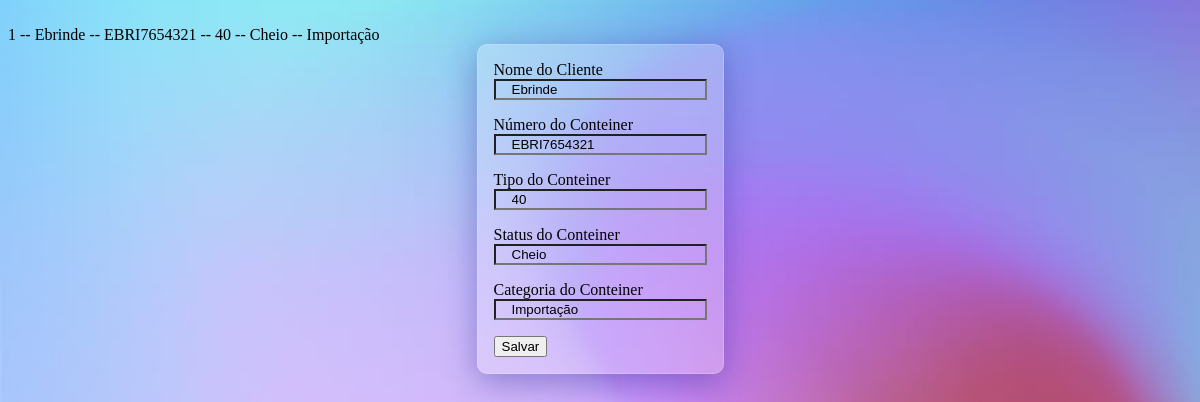
The app's page /core/editar/1 with its own data.
### core/models.py (models this page shows, shortened)
class Conteiner(models.Model):
    nome_cliente = models.CharField(max_length=100)
    num_conteiner = models.CharField(max_length=11)
    tipo_conteiner = models.IntegerField()
    status_conteiner = models.CharField(max_length=5)
    categoria_conteiner = models.CharField(max_length=10)

### core/views.py (the view)
# urls.py: path('editar/<int:id>', editar, name="editar"),
def editar(request, id):
    conteiner= Conteiner.objects.get(id=id)
    return render(request, "update.html", {"conteiner":conteiner})

### core/templates/update.html (shortened to what this page needs)
<!DOCTYPE html>
<html lang="en">
    <head>
    </head>
<body>
    {% load static %}
    <link href="{% static "styles.css" %}" rel="stylesheet">
    <br>
    {{ conteiner.id }} -- {{ conteiner.nome_cliente }} -- {{ conteiner.num_conteiner }} --
    {{ conteiner.tipo_conteiner }} -- {{ conteiner.status_conteiner }} -- {{ conteiner.categoria_conteiner }}
    <br>
<form action="{% url 'update' conteiner.id %}" method="POST">
    Nome do Cliente <br>
    <input class="margem" type="text" name="nome_cliente" value="{{conteiner.nome_cliente}}"><br>
    Número do Conteiner<br>
    <input class="margem" type="text" name="num_conteiner" value="{{conteiner.num_conteiner}}"><br>
    Tipo do Conteiner<br>
    <input class="margem" type="text" name="tipo_conteiner" value="{{conteiner.tipo_conteiner}}"><br>
    Status do Conteiner<br>
    <input class="margem" type="text" name="status_conteiner" value="{{conteiner.status_conteiner}}"><br>
    Categoria do Conteiner<br>
    <input class="margem" type="text" name="categoria_conteiner" value="{{conteiner.categoria_conteiner}}"><br>
    <button type="submit">Salvar</button>
</form>
</body>
</html>

### core/static/styles.css (style rules this page uses)
form { background: rgba( 255, 255, 255, 0.25 ); box-shadow: 0 8px 32px 0 rgba( 31, 38, 135, 0.37 ); backdrop-filter: blur( 4px ); -webkit-backdrop-filter: blur( 4px ); border-radius: 10px; border: 1px solid rgba( 255, 255, 255, 0.18 ); width: max-content; padding: 1rem; margin-inline: auto; }
.margem { margin-bottom: 1rem; padding-inline: 1rem; }
body { background-image: url("./bg.jpeg"); background-size: cover; }
input { margin-bottom: 1rem; padding-inline: 1rem; background: transparent; }

### records on screen
Conteiner: id "1", nome_cliente "Ebrinde", num_conteiner "EBRI7654321", tipo_conteiner "40", status_conteiner "Cheio", categoria_conteiner "Importação"
